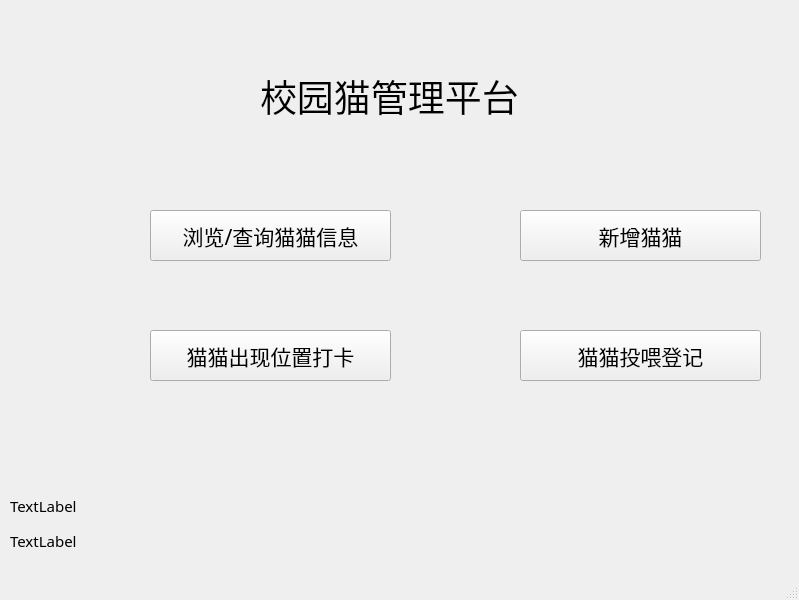
<?xml version="1.0" encoding="UTF-8"?>
<ui version="4.0">
 <class>MainWindow</class>
 <widget class="QMainWindow" name="MainWindow">
  <property name="geometry">
   <rect>
    <x>0</x>
    <y>0</y>
    <width>799</width>
    <height>600</height>
   </rect>
  </property>
  <property name="windowTitle">
   <string>menu</string>
  </property>
  <property name="windowIcon">
   <iconset>
    <normaloff>images/m.jpg</normaloff>images/m.jpg</iconset>
  </property>
  <widget class="QWidget" name="centralwidget">
   <widget class="QLabel" name="label_3">
    <property name="geometry">
     <rect>
      <x>200</x>
      <y>60</y>
      <width>61</width>
      <height>61</height>
     </rect>
    </property>
    <property name="text">
     <string/>
    </property>
    <property name="pixmap">
     <pixmap>images/图标1.png</pixmap>
    </property>
   </widget>
   <widget class="QLabel" name="label_2">
    <property name="geometry">
     <rect>
      <x>260</x>
      <y>70</y>
      <width>331</width>
      <height>51</height>
     </rect>
    </property>
    <property name="font">
     <font>
      <family>等线 Light</family>
      <pointsize>28</pointsize>
     </font>
    </property>
    <property name="text">
     <string>校园猫管理平台</string>
    </property>
   </widget>
   <widget class="QLabel" name="label_hello">
    <property name="geometry">
     <rect>
      <x>10</x>
      <y>490</y>
      <width>751</width>
      <height>31</height>
     </rect>
    </property>
    <property name="font">
     <font>
      <family>等线 Light</family>
      <pointsize>11</pointsize>
     </font>
    </property>
    <property name="text">
     <string>TextLabel</string>
    </property>
   </widget>
   <widget class="QLabel" name="label_level">
    <property name="geometry">
     <rect>
      <x>10</x>
      <y>530</y>
      <width>181</width>
      <height>21</height>
     </rect>
    </property>
    <property name="font">
     <font>
      <family>等线 Light</family>
      <pointsize>11</pointsize>
     </font>
    </property>
    <property name="text">
     <string>TextLabel</string>
    </property>
   </widget>
   <widget class="QLabel" name="label_4">
    <property name="geometry">
     <rect>
      <x>410</x>
      <y>190</y>
      <width>101</width>
      <height>91</height>
     </rect>
    </property>
    <property name="text">
     <string/>
    </property>
    <property name="pixmap">
     <pixmap>images/图标5.jpg</pixmap>
    </property>
   </widget>
   <widget class="QLabel" name="label_5">
    <property name="geometry">
     <rect>
      <x>40</x>
      <y>310</y>
      <width>111</width>
      <height>91</height>
     </rect>
    </property>
    <property name="text">
     <string/>
    </property>
    <property name="pixmap">
     <pixmap>images/图标6.jpg</pixmap>
    </property>
   </widget>
   <widget class="QLabel" name="label_6">
    <property name="geometry">
     <rect>
      <x>40</x>
      <y>180</y>
      <width>91</width>
      <height>101</height>
     </rect>
    </property>
    <property name="text">
     <string/>
    </property>
    <property name="pixmap">
     <pixmap>images/图标3.jpg</pixmap>
    </property>
   </widget>
   <widget class="QLabel" name="label_11">
    <property name="geometry">
     <rect>
      <x>410</x>
      <y>310</y>
      <width>111</width>
      <height>91</height>
     </rect>
    </property>
    <property name="text">
     <string/>
    </property>
    <property name="pixmap">
     <pixmap>images/图标4.jpg</pixmap>
    </property>
   </widget>
   <widget class="QPushButton" name="btn_findcat">
    <property name="geometry">
     <rect>
      <x>150</x>
      <y>210</y>
      <width>241</width>
      <height>51</height>
     </rect>
    </property>
    <property name="font">
     <font>
      <family>等线 Light</family>
      <pointsize>16</pointsize>
     </font>
    </property>
    <property name="text">
     <string>浏览/查询猫猫信息</string>
    </property>
   </widget>
   <widget class="QPushButton" name="btn_feedcat">
    <property name="geometry">
     <rect>
      <x>520</x>
      <y>330</y>
      <width>241</width>
      <height>51</height>
     </rect>
    </property>
    <property name="font">
     <font>
      <family>等线 Light</family>
      <pointsize>16</pointsize>
     </font>
    </property>
    <property name="text">
     <string>猫猫投喂登记</string>
    </property>
   </widget>
   <widget class="QPushButton" name="btn_addcat">
    <property name="geometry">
     <rect>
      <x>520</x>
      <y>210</y>
      <width>241</width>
      <height>51</height>
     </rect>
    </property>
    <property name="font">
     <font>
      <family>等线 Light</family>
      <pointsize>16</pointsize>
     </font>
    </property>
    <property name="text">
     <string>新增猫猫</string>
    </property>
   </widget>
   <widget class="QPushButton" name="btn_seecat">
    <property name="geometry">
     <rect>
      <x>150</x>
      <y>330</y>
      <width>241</width>
      <height>51</height>
     </rect>
    </property>
    <property name="font">
     <font>
      <family>等线 Light</family>
      <pointsize>16</pointsize>
     </font>
    </property>
    <property name="text">
     <string>猫猫出现位置打卡</string>
    </property>
   </widget>
  </widget>
  <widget class="QStatusBar" name="statusbar"/>
 </widget>
 <resources/>
 <connections/>
</ui>
